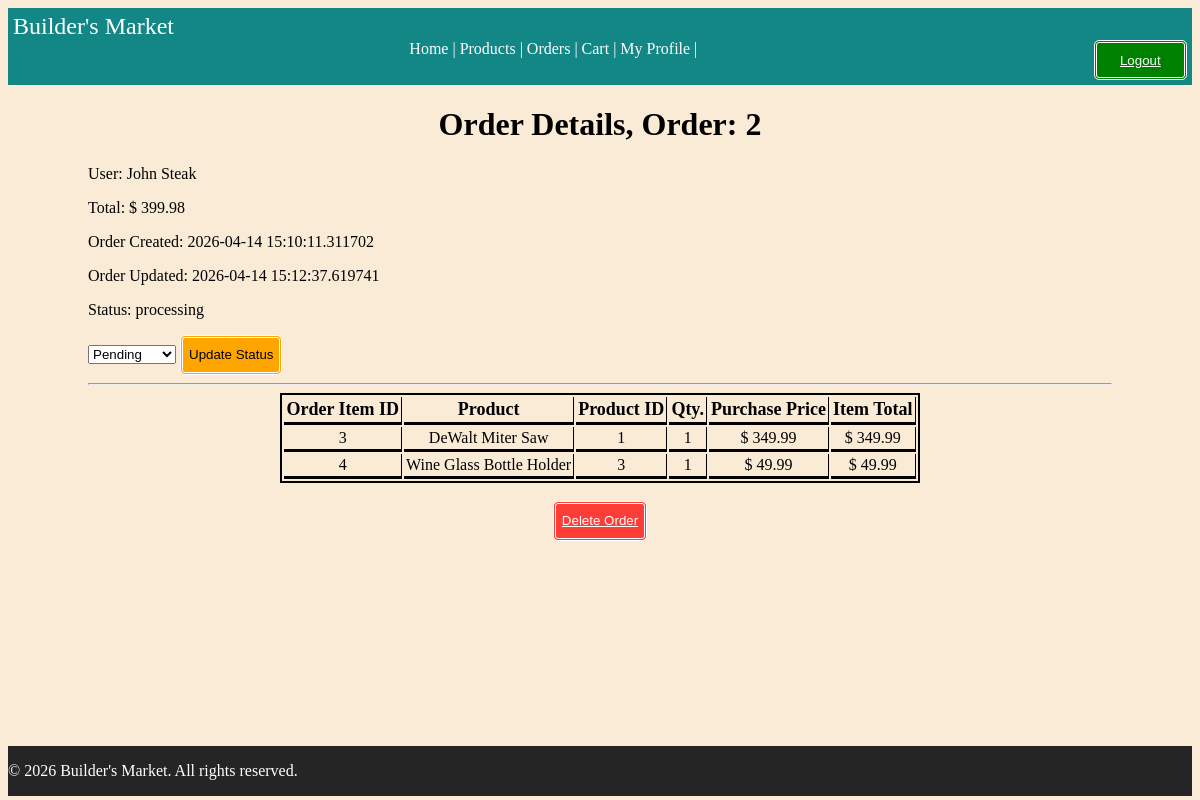
Page /orders/2 (signed in) on the committed database.
### tables this page shows
CREATE TABLE orders (
    order_id INTEGER PRIMARY KEY,
    user_id INTEGER NOT NULL,
    total DECIMAL(10, 2) NOT NULL,
    status VARCHAR(50) NOT NULL DEFAULT 'Pending',
    created_at DATETIME DEFAULT CURRENT_TIMESTAMP,
    updated_at DATETIME DEFAULT CURRENT_TIMESTAMP,
    FOREIGN KEY (user_id) REFERENCES users(user_id) ON DELETE CASCADE
);

CREATE TABLE users (
    user_id INTEGER PRIMARY KEY,
    username VARCHAR(50) NOT NULL UNIQUE,
    email VARCHAR(255) NOT NULL UNIQUE,
    password_hash VARCHAR(255) NOT NULL,
    is_active INTEGER DEFAULT 0,
    mfa_secret TEXT NULL, 
    mfa_enabled INTEGER DEFAULT 0,
    created_at DATETIME DEFAULT CURRENT_TIMESTAMP,
    updated_at DATETIME DEFAULT CURRENT_TIMESTAMP
);

CREATE TABLE order_items (
    order_item_id INTEGER PRIMARY KEY,
    order_id INTEGER NOT NULL,
    product_id INTEGER NOT NULL,
    quantity INTEGER NOT NULL,
    purchase_price DECIMAL(10, 2) NOT NULL,
    FOREIGN KEY (order_id) REFERENCES orders(order_id) ON DELETE CASCADE,
    FOREIGN KEY (product_id) REFERENCES products(product_id) ON DELETE CASCADE
);

CREATE TABLE products (
    product_id INTEGER PRIMARY KEY,
    product_name VARCHAR(50) NOT NULL,
    description TEXT NOT NULL,
    price DECIMAL(10, 2) NOT NULL,
    quantity INT NOT NULL,
    image_file TEXT NULL,
    created_at DATETIME DEFAULT CURRENT_TIMESTAMP,
    updated_at DATETIME DEFAULT CURRENT_TIMESTAMP
);

### routes/orders.py (the view)
@orders_bp.route('/<int:order_id>', methods=['GET'])
@require_auth
def order_details(order_id):
    order = Order.GetByID(order_id)
    if not order:
        abort(404)
    items = OrderItem.GetByOrder(order_id)
    if g.user.role not in ["Admin", "Moderator"]:
        if order["user_id"] != g.user.user_id:
            abort(403)
    return render_template('order/orders_detail.html', order=order, items = items)

### auth/auths.py (called while the page is built)
def require_auth(f):
    @wraps(f)
    def wrapped_view(*args, **kwargs):
        if not g.get("user"):
          abort(401)
        user = g.user
        if getattr(user, "is_2fa_enabled", False) and not session.get("2fa_verified", False):
            flash('This Route is 2FA protected. Please enable 2FA to view it')
            abort(403)
        return f(*args, **kwargs)
    return wrapped_view

### database/connection.py (called while the page is built)
def get_connection():
    try:
        conn = sqlite3.connect(Config.DATABASE)
        conn.row_factory = sqlite3.Row
        return conn
    except Error as e:
        print(f"Database connection error: {e}")
        return None

### models/order.py (called while the page is built)
    @staticmethod
    def GetByID(order_id):
        db = get_connection()
        try:
            return db.execute("""
                SELECT o.*, u.username
                FROM orders o
                JOIN users u ON o.user_id = u.user_id
                WHERE order_id = ?
            """, (order_id,)).fetchone()
        finally:
            db.close()

    @staticmethod
    def GetByOrder(order_id):
        db = get_connection()
        rows = db.execute("""
                         SELECT oi.*, p.product_name,
                        oi.quantity,
                            oi.purchase_price AS price,
                            (oi.quantity * oi.purchase_price) AS item_total
                         FROM order_items oi
                         JOIN products p
                         ON oi.product_id = p.product_id
                         WHERE oi.order_id = ?
                         """, (order_id,)).fetchall()
        db.close()
        return rows

### models/users.py (called while the page is built)
    @staticmethod
    def FromID(user_id : int):
        db = get_connection()
        try:
            row = db.execute("""
                             SELECT u.*, r.role_name
                             FROM users u
                             LEFT JOIN user_roles ur ON u.user_id = ur.user_id
                             LEFT JOIN roles r ON ur.role_id = r.role_id
                             WHERE u.user_id = ?
                             """, (user_id,)).fetchone()
            return User._BuildUser(row, db)
        finally:
            db.close()

### templates/order/orders_detail.html (shortened to what this page needs)
{% extends "base.html" %}
{% block content %}
<h1> Order Details, Order: {{order.order_id}}  </h1>
<p> User: {{order.username}}</p>
    <p>Total: $ {{order.total}} </p>
    <p> Order Created: {{order.created_at }} <p> Order Updated: {{order.updated_at}} </p> </p>
<p> Status: {{order.status}}</p>
{% if 'order.edit' in g.user.permissions  %}
<form method="POST" action="{{ url_for('orders.update_order', order_id=order.order_id) }}">
    <select name="status">
        <option value="pending">Pending</option>
    </select>
    <button type="submit" class="orangeButton">Update Status</button>
</form>
{% endif %}
<hr>
<div class="order-table-container">
<table class="order-table">
    <thead>
    <tr>
        <th> Order Item ID</th>
        <th> Product</th>
        <th> Product ID </th>
        <th> Qty.</th>
        <th> Purchase Price </th>
        <th>  Item Total </th>
    </tr>
    </thead>
    <tbody>
    {% for item in items %}
    <tr>
        <td> {{ item.order_item_id}} </td>
        <td> {{ item.product_name }}</td>
        <td> {{item.product_id}}</td>
        <td> {{item.quantity }} </td>
        <td> $ {{item.price}}</td>
        <td> $ {{item.item_total}}</td>
    </tr>
    {% endfor %}
    </tbody>
</table>
</div>
    <br>
    {% if 'order.delete.own' in g.user.permissions %}
     {% if 'order.delete.all' in g.user.permissions %}
    <button class="redButton delete-grid">
        <a  href="{{ url_for ('orders.delete_order', order_id= order.order_id)}}">
            Delete Order</a>
    </button>
    {% endif %}
    {% endif %}
{% endblock %}

### static/css/style.css (style rules this page uses)
html, body { height: 99%; }
body { display: flex; flex-direction: column; background-color: antiquewhite; min-height: 98.5vh; }
h1 { text-align: center; }
a { color: white; }
button { border-radius: 5px; border-width: 3px; border-color: rgb(255, 255, 255); border-style: double ; height: 3em; }
.redButton { background-color: rgba(255, 0, 0, 0.74); }
.orangeButton { background-color: orange; }
.order-table-container { display: flex; justify-content: center; }
.order-table { border: 2px black solid; }
.order-table th { font-size: 18px; }
.order-table th, .order-table td { padding: 2px; border-bottom: 3px solid black; border-right: 1px black solid; text-align: center; }
.delete-grid { text-align: center; grid-template-columns: 1fr; margin: auto; display: block; }

### rows in the picture
orders: order_id "2", total "399.98", created_at "2026-04-14 15:10:11.311702", updated_at "2026-04-14 15:12:37.619741", status "processing"
users: username "John Steak"
order_items: order_item_id "3", product_name "DeWalt Miter Saw", product_id "1", quantity "1", price "349.99", item_total "349.99"
order_items: order_item_id "4", product_name "Wine Glass Bottle Holder", product_id "3", quantity "1", price "49.99", item_total "49.99"
